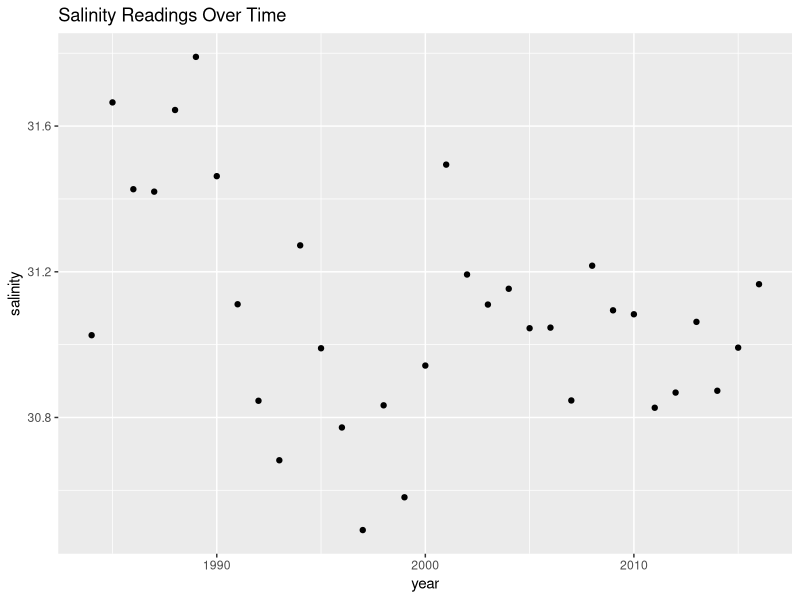
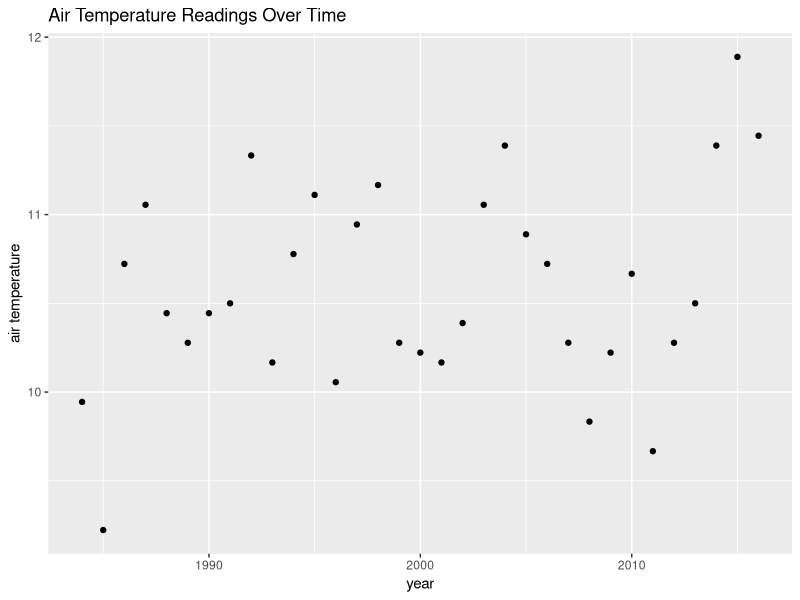
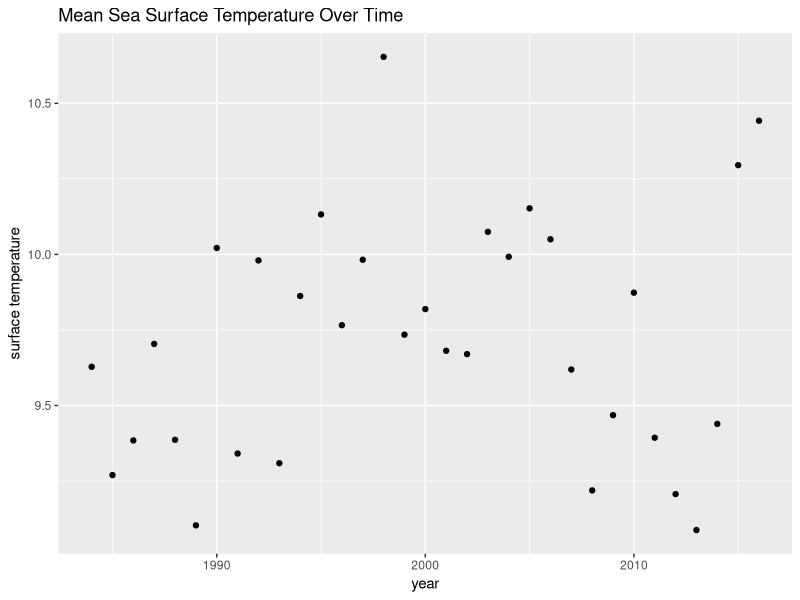
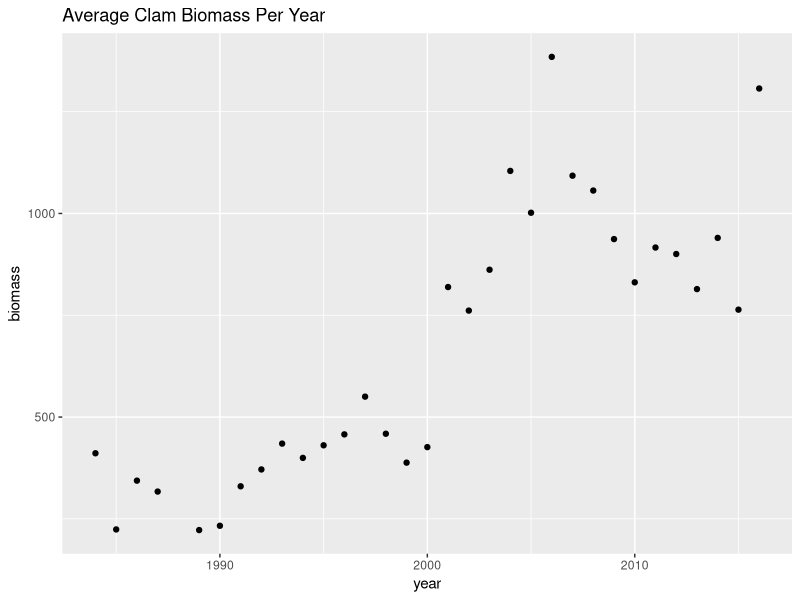

The R script that drew these images, in order:
## ---- chunk 1
## Required Packages 
library(tidyverse) 
library(dplyr) 
library(ggplot2) 
## ---- chunk 2
clam_general_data <- read.csv("data/SuppTable1_ClamData_DFA.csv")
clam_salinity_data <- read.csv("data/SuppTable2_Salinity_DFA.csv") 
clam_temp_data <- read.csv("data/SuppTable3_AirTemp_DFA.csv")  
rawseatemp_data <- read.csv("data/SuppTable5_SST_DFA.csv")
## ---- chunk 3
## Here we are averaging each data column for the general clam biomass data
mean_clam_general_data <- mutate(clam_general_data, Mean = rowMeans(select(clam_general_data, starts_with("sa")), na.rm = TRUE)) 
print(mean_clam_general_data)
## ---- chunk 4
## Filters the data to separate values with salinity > 31
filter(clam_salinity_data, salinity > 31) 
## We can see here that salinity was lowest in the 90's, and started to increase thereafter
## ---- chunk 5
## Averages the three separate columns for sea surface temperature reading in to one column sorted by year 
edited_seatemp_data <- mutate(rawseatemp_data, Mean = rowMeans(select(rawseatemp_data, starts_with("sst")), na.rm = TRUE)) 
print(edited_seatemp_data)
## ---- chunk 6
## This code joins the clam_salinity_data table with the table for air temperature. Doing this lets us see the contrasting patterns in temperature and salinity side by side. 
inner_join(clam_temp_data, clam_salinity_data)
## ---- chunk 7
## This code graphs the salinity data
ggplot(data = clam_salinity_data) +
  geom_point(mapping = aes(x = year, y = salinity)) + 
  labs(y = "salinity", title = "Salinity Readings Over Time")
## We see from this plot that generally, salinity is decreasing over time. 
## ---- chunk 8
## This code graphs the air temperature data 
ggplot(data = clam_temp_data) +
  geom_point(mapping = aes(x = year, y = airtemp)) + 
  labs(y = "air temperature", title = "Air Temperature Readings Over Time")
##While air temperature readings are varied for the first 20-25 years, after 2010 they begin to climb rapidly. This is consistent with global air temperatures rising as well. 
## ---- chunk 9
##This code graphs the data for sea surface temperature  
ggplot(data = edited_seatemp_data) +
  geom_point(mapping = aes(x = year, y = Mean)) +
  labs(y = "surface temperature", title = "Mean Sea Surface Temperature Over Time") 
##Surface Temperature appears to be becoming more increasingly variable, which is in line with what we know about global climate change
## ---- chunk 10
##Finally we are graphing the averages for the clam biomass data 
ggplot(data = mean_clam_general_data) +
  geom_point(mapping = aes(x = year, y = Mean)) + 
  labs(y = "biomass", title = "Average Clam Biomass Per Year") 
##Biomass readings went up since their lowest point in 1990. This could reflect a number of things, including a decreased rate of global climate change since the late 20th century, and an increase in environmental legislation and protection
